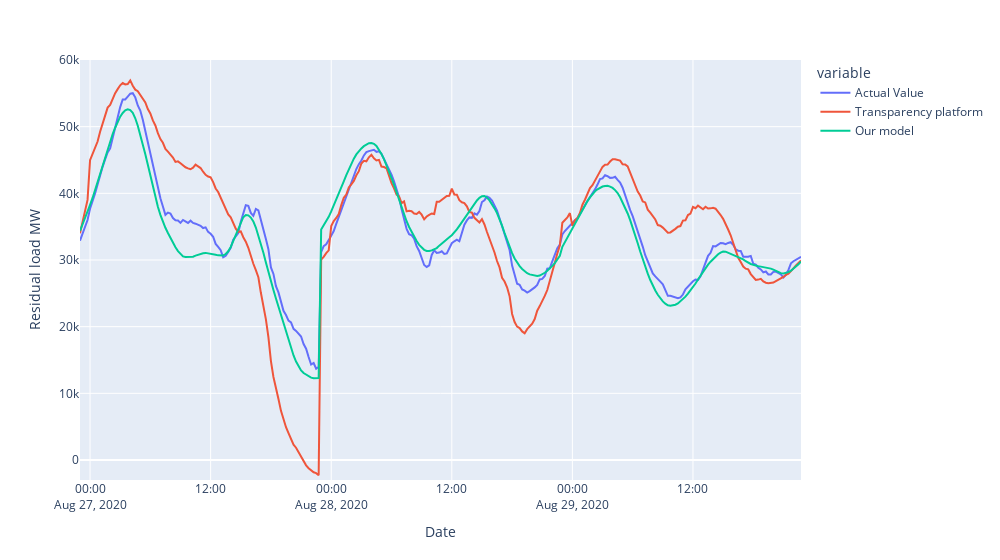

Here is the notebook cell this chart was saved with:
### Code cell
d=30
fig = px.line(df_results.loc[96*d:96*(d+3)-1:],x='Date',y=['Actual Value','Transparency platform','Our model'],
       width=1000)
fig.update_yaxes(title="Residual load MW",range=[-3000, 60000])
fig.show()

### Figure 1 — Plotly figure (JSON) as saved in the notebook; plotly's stock layout.template omitted (floating-point values rounded to 4 significant figures; data arrays with more than 128 entries replaced by an {"elided": "..."} marker saying what was removed)
{"data": [{"hovertemplate": "variable=Actual Value<br>Date=%{x}<br>value=%{y}<extra></extra>", "legendgroup": "Actual Value", "line": {"color": "#636efa", "dash": "solid"}, "mode": "lines", "name": "Actual Value", "orientation": "v", "showlegend": true, "type": "scatter", "x": {"elided": "288 str values"}, "xaxis": "x", "y": {"elided": "288 int values"}, "yaxis": "y"}, {"hovertemplate": "variable=Transparency platform<br>Date=%{x}<br>value=%{y}<extra></extra>", "legendgroup": "Transparency platform", "line": {"color": "#EF553B", "dash": "solid"}, "mode": "lines", "name": "Transparency platform", "orientation": "v", "showlegend": true, "type": "scatter", "x": {"elided": "288 str values"}, "xaxis": "x", "y": {"elided": "288 float values"}, "yaxis": "y"}, {"hovertemplate": "variable=Our model<br>Date=%{x}<br>value=%{y}<extra></extra>", "legendgroup": "Our model", "line": {"color": "#00cc96", "dash": "solid"}, "mode": "lines", "name": "Our model", "orientation": "v", "showlegend": true, "type": "scatter", "x": {"elided": "288 str values"}, "xaxis": "x", "y": {"elided": "288 float values"}, "yaxis": "y"}], "layout": {"legend": {"title": {"text": "variable"}, "tracegroupgap": 0}, "margin": {"t": 60}, "width": 1000, "xaxis": {"anchor": "y", "domain": [0, 1], "title": {"text": "Date"}}, "yaxis": {"anchor": "x", "domain": [0, 1], "range": [-3000, 60000], "title": {"text": "Residual load MW"}}}}
